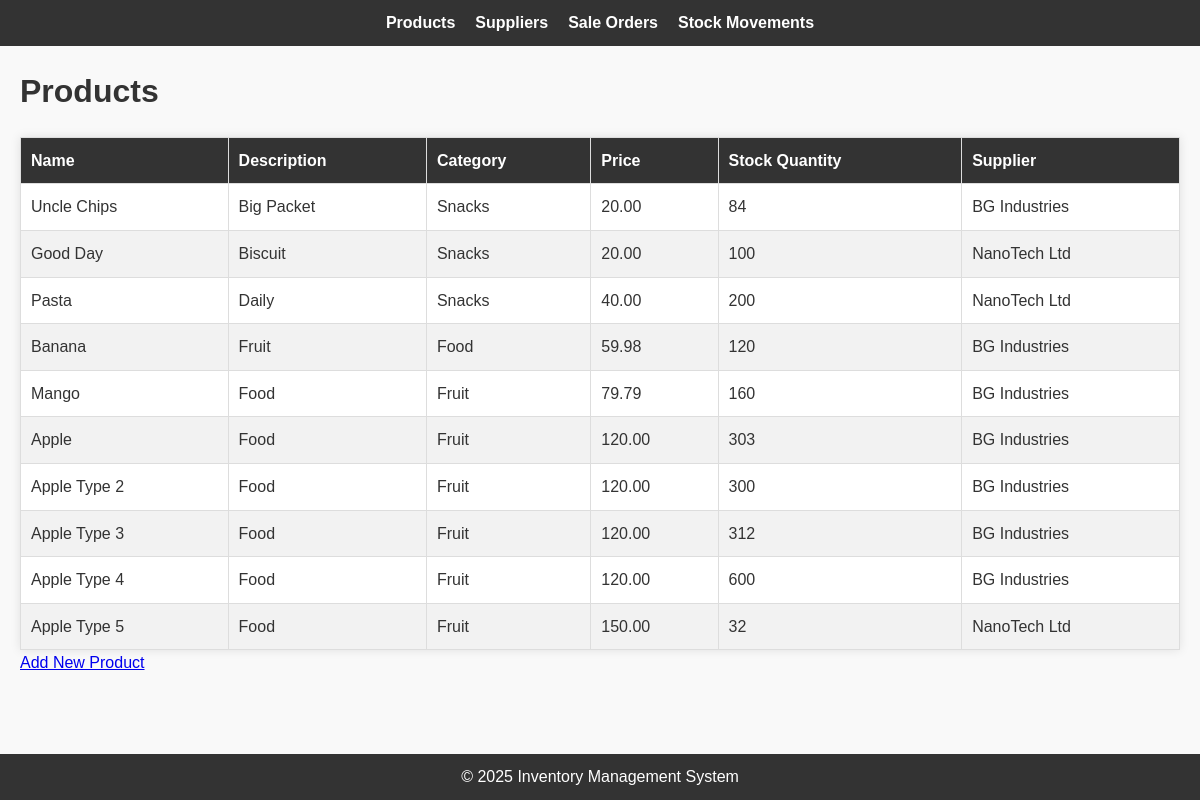
Screenshot of /products/ with the database file from the repository.
### inventory_system/models.py (models this page shows, shortened)
class Product(models.Model):
    name = models.CharField(max_length=255, unique=True)
    description = models.TextField()
    category = models.CharField(max_length=255)
    price = models.DecimalField(max_digits=10, decimal_places=2)
    stock_quantity = models.IntegerField()
    supplier = models.ForeignKey(Supplier, on_delete=models.CASCADE)

class Supplier(models.Model):
    name = models.CharField(max_length=255)
    email = models.EmailField(unique=True)
    phone = models.CharField(max_length=10, unique=True)
    address = models.TextField()

### inventory_system/views.py (the view)
# urls.py: path("products/", views.list_products, name="list_products"),
def list_products(request):
    products = Product.objects.select_related('supplier').all()
    return render(request, "inventory/list_products.html", {"products": products})

### inventory_system/templates/inventory/list_products.html (shortened to what this page needs)
{% extends 'inventory/base.html' %}
{% block content %}
<h1>Products</h1>
<table>
    <thead>
        <tr>
            <th>Name</th>
            <th>Description</th>
            <th>Category</th>
            <th>Price</th>
            <th>Stock Quantity</th>
            <th>Supplier</th>
        </tr>
    </thead>
    <tbody>
        {% for product in products %}
        <tr>
            <td>{{ product.name }}</td>
            <td>{{ product.description }}</td>
            <td>{{ product.category }}</td>
            <td>{{ product.price }}</td>
            <td>{{ product.stock_quantity }}</td>
            <td>{{ product.supplier.name }}</td>
        </tr>
        {% endfor %}
    </tbody>
</table>
<a href="{% url 'add_product' %}">Add New Product</a>
{% endblock %}

### inventory_system/templates/inventory/base.html (shortened to what this page needs)
<!DOCTYPE html>
<html lang="en">
<head>
    {% load static %}
    <link rel="stylesheet" href="{% static 'css/styles.css' %}">
</head>
<body>
    <header>
        <nav>
            <a href="{% url 'list_products' %}">Products</a>
            <a href="{% url 'list_suppliers' %}">Suppliers</a>
            <a href="{% url 'list_sale_orders' %}">Sale Orders</a>
            <a href="{% url 'stock_movements' %}">Stock Movements</a>
        </nav>
    </header>
    <main>
        {% block content %}
        {% endblock %}
    </main>
    <footer>
        <p>&copy; 2025 Inventory Management System</p>
    </footer>
</body>
</html>

### inventory_system/static/css/styles.css (style rules this page uses)
body, h1, h2, h3, p, ul, ol, li, table, th, td { margin: 0; padding: 0; box-sizing: border-box; font-family: Arial, sans-serif; }
body { background-color: #f9f9f9; color: #333; line-height: 1.6; margin-bottom: 50px; }
main { padding: 20px; }
header { background: #333; color: #fff; padding: 10px 0; }
header nav { display: flex; justify-content: center; gap: 20px; }
header nav a { color: #fff; text-decoration: none; font-weight: bold; transition: color 0.3s; }
footer { text-align: center; padding: 10px 0; background: #333; color: #fff; position: fixed; bottom: 0; width: 100%; }
table { width: 100%; border-collapse: collapse; margin-top: 20px; background: #fff; box-shadow: 0 0 10px rgba(0, 0, 0, 0.1); }
table th, table td { padding: 10px; text-align: left; border: 1px solid #ddd; }
table th { background-color: #333; color: #fff; }
table tr:nth-child(even) { background-color: #f2f2f2; }

### rows the page displays
Product: name "Uncle Chips", description "Big Packet", category "Snacks", price "20.00", stock_quantity "84", supplier.name "BG Industries"
Product: name "Good Day", description "Biscuit", category "Snacks", price "20.00", stock_quantity "100", supplier.name "NanoTech Ltd"
Product: name "Pasta", description "Daily", category "Snacks", price "40.00", stock_quantity "200", supplier.name "NanoTech Ltd"
Product: name "Banana", description "Fruit", category "Food", price "59.98", stock_quantity "120", supplier.name "BG Industries"
Product: name "Mango", description "Food", category "Fruit", price "79.79", stock_quantity "160", supplier.name "BG Industries"
Product: name "Apple", description "Food", category "Fruit", price "120.00", stock_quantity "303", supplier.name "BG Industries"
Product: name "Apple Type 2", description "Food", category "Fruit", price "120.00", stock_quantity "300", supplier.name "BG Industries"
Product: name "Apple Type 3", description "Food", category "Fruit", price "120.00", stock_quantity "312", supplier.name "BG Industries"
Product: name "Apple Type 4", description "Food", category "Fruit", price "120.00", stock_quantity "600", supplier.name "BG Industries"
Product: name "Apple Type 5", description "Food", category "Fruit", price "150.00", stock_quantity "32", supplier.name "NanoTech Ltd"
